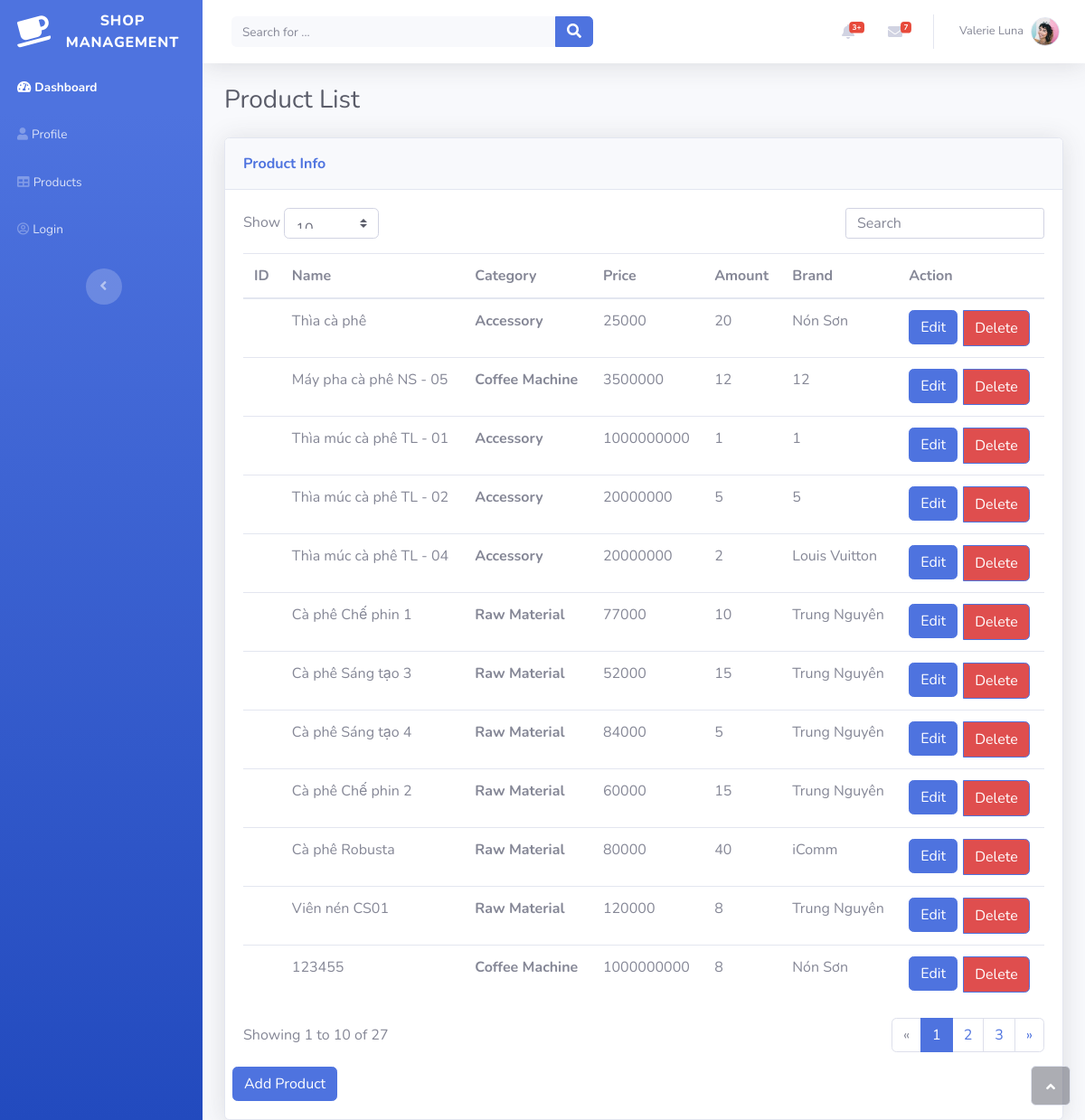
Screenshot of /products/ with the database file from the repository.
### tables this page shows
CREATE TABLE "PRODUCTS" (
	"ID"	TEXT NOT NULL,
	"name"	TEXT NOT NULL,
	"category"	TEXT NOT NULL,
	"price"	INTEGER NOT NULL DEFAULT 0,
	"amount"	INTEGER NOT NULL DEFAULT 0,
	"brand"	TEXT NOT NULL,
	"description"	TEXT,
	PRIMARY KEY("ID")
);

### products/products.py (the view)
@products.route("/")
def products_page():
    return render_template('product.html', products=ppa.get_products())

### products/products_app.py (called while the page is built)
def connect_db():
    engine = create_engine(database)
    return engine, engine.connect()

def get_database():
    engine, conn= connect_db()
    dt = conn.execute("SELECT * FROM PRODUCTS")
    product_db = dt.fetchall()
    close_db(engine, conn)
    return product_db

def get_products():
    product_db = get_database()
    product_list = []
    for prd in product_db:
        product_list.append(Products(prd[0], prd[1], prd[2], prd[3], prd[4], prd[5], prd[6]))
    return product_list

### products/templates/product.html (shortened to what this page needs)
{% extends 'base.html' %} {% block title %} Product List {% endblock %} {% block
content %}
<div class="d-flex flex-column" id="content-wrapper">
  <div id="content">
    <nav
      class="navbar navbar-light navbar-expand bg-white shadow mb-4 topbar static-top"
    >
      <div class="container-fluid">
        <form
          class="form-inline d-none d-sm-inline-block mr-auto ml-md-3 my-2 my-md-0 mw-100 navbar-search"
        >
          <div class="input-group">
            <input
              class="bg-light form-control border-0 small"
              type="text"
              placeholder="Search for ..."
            />
            <div class="input-group-append">
              <button class="btn btn-primary py-0" type="button">
                <i class="fas fa-search"></i>
              </button>
            </div>
          </div>
        </form>
        <ul class="nav navbar-nav flex-nowrap ml-auto">
          <li class="nav-item dropdown no-arrow mx-1" role="presentation">
            <div class="nav-item dropdown no-arrow">
              <a
                class="dropdown-toggle nav-link"
                data-toggle="dropdown"
                aria-expanded="false"
                href="#"
                ><span class="badge badge-danger badge-counter">3+</span
                ><i class="fas fa-bell fa-fw"></i
              ></a>
            </div>
          </li>
          <li class="nav-item dropdown no-arrow mx-1" role="presentation">
            <div class="nav-item dropdown no-arrow">
              <a
                class="dropdown-toggle nav-link"
                data-toggle="dropdown"
                aria-expanded="false"
                href="#"
                ><i class="fas fa-envelope fa-fw"></i
                ><span class="badge badge-danger badge-counter">7</span></a
              >
            </div>
          </li>
          <li class="nav-item dropdown no-arrow" role="presentation">
            <div class="nav-item dropdown no-arrow">
              <a
                class="dropdown-toggle nav-link"
                data-toggle="dropdown"
                aria-expanded="false"
                href="#"
                ><span class="d-none d-lg-inline mr-2 text-gray-600 small"
                  >Valerie Luna</span
                ><img
                  class="border rounded-circle img-profile"
                  src="static/img/avatars/avatar1.jpeg"
              /></a>
            </div>
          </li>
        </ul>
      </div>
    </nav>
    <div class="container-fluid">
      <h3 class="text-dark mb-4">Product List</h3>
      <div class="card shadow">
        <div class="card-header py-3">
          <p class="text-primary m-0 font-weight-bold">Product Info</p>
        </div>
        <div class="card-body">
          <div class="row">
            <div class="col-md-6 text-nowrap">
              <div
                id="dataTable_length"
                class="dataTables_length"
                aria-controls="dataTable"
              >
                <label
                  >Show&nbsp;<select
                    class="form-control form-control-sm custom-select custom-select-sm"
                  >
                    <option value="10" selected="">10</option>
                    <option value="100">100</option></select
                  >&nbsp;</label
                >
              </div>
            </div>
            <div class="col-md-6">
              <div
                class="text-md-right dataTables_filter"
                id="dataTable_filter"
              >
                <label
                  ><input
                    type="search"
                    class="form-control form-control-sm"
                    aria-controls="dataTable"
                    placeholder="Search"
                /></label>
              </div>
            </div>
          </div>
          <div
            class="table-responsive table mt-2"
            id="dataTable"
            role="grid"
            aria-describedby="dataTable_info"
          >
            <table class="table my-0" id="dataTable">
              <thead>
                <tr>
                  <th>ID</th>
                  <th>Name</th>
                  <th>Category</th>
                  <th>Price</th>
                  <th>Amount</th>
                  <th>Brand</th>
                  <th>Action</th>
                </tr>
              </thead>
              <tbody>
                {% for prd in products %}
                <tr>
                  <td>{{prd.id}}</td>
                  <td>{{prd.name}}</td>
                  <th>{{prd.category}}</th>
                  <td>{{prd.price}}</td>
                  <td>{{prd.amount}}</td>
                  <td>{{prd.brand}}</td>
                  <td>
                    <div class="btn-group" role="group" style="height: 40px">
                      <a href="/products/edit?ProductID={{prd.ID}}"
                        ><button class="btn btn-primary" type="button">
                          Edit
                        </button></a
                      >
                      <button
                        class="btn btn-primary"
                        type="button"
                        style="
                          margin-left: 6px;
                          background-color: rgb(223, 78, 78);
                        "
                      >
                        Delete
                      </button>
                    </div>
                  </td>
                </tr>
                {% endfor %}
              </tbody>
            </table>
          </div>
          <div class="row">
            <div class="col-md-6 align-self-center">
              <p
                id="dataTable_info"
                class="dataTables_info"
                role="status"
                aria-live="polite"
              >
                Showing 1 to 10 of 27
              </p>
            </div>
            <div class="col-md-6">
              <nav
                class="d-lg-flex justify-content-lg-end dataTables_paginate paging_simple_numbers"
              >
                <ul class="pagination">
                  <li class="page-item disabled">
                    <a class="page-link" href="#" aria-label="Previous"
                      ><span aria-hidden="true">«</span></a
                    >
                  </li>
                  <li class="page-item active">
                    <a class="page-link" href="#">1</a>
                  </li>
                  <li class="page-item"><a class="page-link" href="#">2</a></li>
                  <li class="page-item"><a class="page-link" href="#">3</a></li>
                  <li class="page-item">
                    <a class="page-link" href="#" aria-label="Next"
                      ><span aria-hidden="true">»</span></a
                    >
                  </li>
                </ul>
              </nav>
            </div>
            <div>
              <a href="/products/new-product">
                <button
                  class="btn btn-primary"
                  type="button"
                  style="text-align: right"
                >
                  Add Product
                </button>
              </a>
            </div>
          </div>
        </div>
      </div>
    </div>
  </div>
</div>
{% endblock %}

### admin/templates/base.html (shortened to what this page needs)
<!DOCTYPE html>
<html>
<head>
    <link rel="stylesheet" href="{{url_for('static', filename='bootstrap/css/bootstrap.min.css')}}" />
    <link rel="stylesheet" href="{{url_for('static', filename='fonts/fontawesome-all.min.css')}}" />
    <link rel="stylesheet" href="{{url_for('static', filename='css/Canito-Ingresar-Producto.css')}}" />
</head>
<body id="page-top">
    <div id="wrapper">
        <nav class="navbar navbar-dark align-items-start sidebar sidebar-dark accordion bg-gradient-primary p-0"
            style="background-color: rgb(171, 145, 181);">
            <div class="container-fluid d-flex flex-column p-0">
                <a class="navbar-brand d-flex justify-content-center align-items-center sidebar-brand m-0" href="#">
                    <div class="sidebar-brand-icon rotate-n-15">
                        <i class="fas fa-coffee"></i>
                    </div>
                    <div class="sidebar-brand-text mx-3">
                        <span>SHOP <br />MANAGEMENT</span>
                    </div>
                </a>
                <ul class="nav navbar-nav text-light" id="accordionSidebar">
                    <li class="nav-item" role="presentation">
                        <a class="nav-link active" href="/"><i
                                class="fas fa-tachometer-alt"></i><span>Dashboard</span></a>
                    </li>
                    <li class="nav-item" role="presentation">
                        <a class="nav-link" href="/admin"><i class="fas fa-user"></i><span>Profile</span></a>
                    </li>
                    <li class="nav-item" role="presentation">
                        <a class="nav-link" href="/products"><i class="fas fa-table"></i><span>Products</span></a>
                    </li>
                    <li class="nav-item" role="presentation">
                        <a class="nav-link" href="/login"><i class="far fa-user-circle"></i><span>Login</span></a>
                    </li>
                </ul>
                <div class="text-center d-none d-md-inline">
                    <button class="btn rounded-circle border-0" id="sidebarToggle" type="button"></button>
                </div>
            </div>
        </nav>
        {% block content %}{% endblock %}
    </div><a class="border rounded d-inline scroll-to-top" href="#page-top"><i class="fas fa-angle-up"></i></a></div>
</body>
</html>

### static/css/Canito-Ingresar-Producto.css (style rules this page uses)
.h3, h3 { color: #3f4246; }
.form-control { box-shadow: none; font-size: 16px; padding: 10px 12px; transition: border-color .08s ease-in-out,box-shadow .08s ease-in-out; }

### rows the page displays
PRODUCTS: name "Thìa cà phê", category "Accessory", price "25000", amount "20", brand "Nón Sơn"
PRODUCTS: name "Máy pha cà phê NS - 05", category "Coffee Machine", price "3500000", amount "12", brand "12"
PRODUCTS: name "Thìa múc cà phê TL - 01", category "Accessory", price "1000000000", amount "1", brand "1"
PRODUCTS: name "Thìa múc cà phê TL - 02", category "Accessory", price "20000000", amount "5", brand "5"
PRODUCTS: name "Thìa múc cà phê TL - 04", category "Accessory", price "20000000", amount "2", brand "Louis Vuitton"
PRODUCTS: name "Cà phê Chế phin 1", category "Raw Material", price "77000", amount "10", brand "Trung Nguyên"
PRODUCTS: name "Cà phê Sáng tạo 3", category "Raw Material", price "52000", amount "15", brand "Trung Nguyên"
PRODUCTS: name "Cà phê Sáng tạo 4", category "Raw Material", price "84000", amount "5", brand "Trung Nguyên"
PRODUCTS: name "Cà phê Chế phin 2", category "Raw Material", price "60000", amount "15", brand "Trung Nguyên"
PRODUCTS: name "Cà phê Robusta", category "Raw Material", price "80000", amount "40", brand "iComm"
PRODUCTS: name "Viên nén CS01", category "Raw Material", price "120000", amount "8", brand "Trung Nguyên"
PRODUCTS: name "123455", category "Coffee Machine", price "1000000000", amount "8", brand "Nón Sơn"
